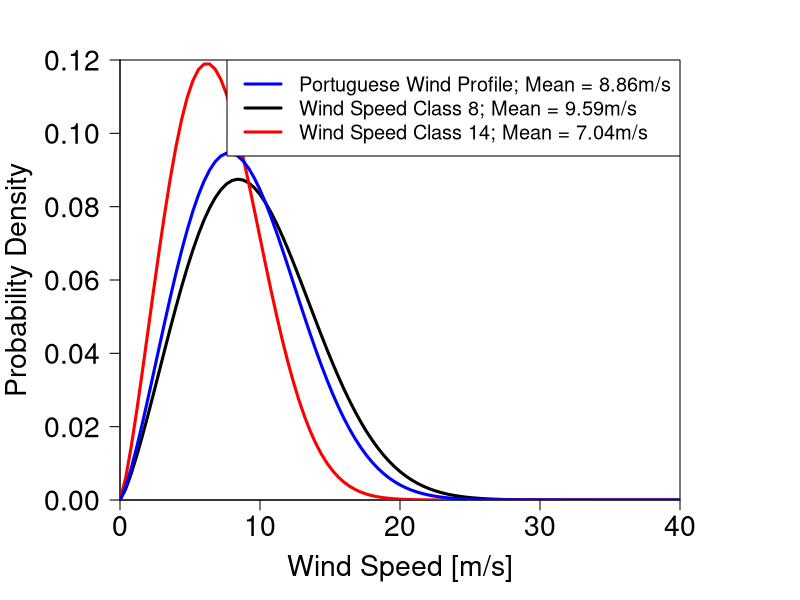

The R source for this figure: (Note: this script raises an error after producing the figure.)
# Created by Rudolph Santarromana
# Offshore Wind Stabilizing Forces
# August 2020

#####################################################################################
#####################################################################################

library(tidyverse)
library(dplyr)

# setwd("C:/Users/rudol/Desktop/Rudolph/CMU/Research/Wind Energy/Dynamic Positioning")
setwd("C:/Users/Rudolph/Desktop/Rudolph/0 - CMU - Portugal PhD Files/0 - Research/Wind Energy/Dynamic Positioning")

#####################################################################################
## PARAMETERS
speeds <- seq(0,40, by = 0.1)
wind_height <- 100 #measuring height of wind speed. could also be set to hub height

Cd_cyl <- 0.5
Cd_airfoil <- 0.09 #from IEA reference turbine data Figure 2-3
Cd_square <- 1

#WEIBULL PARAMETERS
P.shape = 2.3 #2.3
P.scale = 10.82 #10

par(mar = c(5, 6, 3, 6))
curve(dweibull(x, shape = 2.3, scale = 10.82), from = 0, to = 40, lwd = 3, #Class 8
      xlab = "Wind Speed [m/s]", xaxs = 'i', yaxs = 'i', las = 1,
      ylab = "", cex.lab = 1.7, cex.axis = 1.7,
      main = "", col = 'black', col.axis = 'black', 
      ylim = c(0, 0.12))
curve(dweibull(x, shape = 2.3, scale = 7.95), from = 0, to = 40, lwd = 3, col = 'red', add = TRUE) #Class 14
curve(dweibull(x, shape = 2.3, scale = 10), from = 0, to = 40, lwd = 3, col = 'blue', add = TRUE) #Portugal
mtext("Probability Density", side = 2, line = 4.5, cex = 1.7, col = "black")
legend('topright',c("Portuguese Wind Profile; Mean = 8.86m/s",
                    "Wind Speed Class 8; Mean = 9.59m/s",
                    "Wind Speed Class 14; Mean = 7.04m/s"), 
       col = c("blue","black", "red"), 
       cex = 1.2, lty = 1, lwd = 3)

### WIND TURBINE PROPERTIES
cut.in15 <- 3#6.8#3 #[m/s]
rated.wind15 <- 10.59 #[m/s]
cut.out15 <- 25 #[m/s]

rated.power15 <- 15

## TOWER PROPERTIES
tower.diam15 <- 10 #At the base
tower.height15 <- 150

## BLADE PROPERTIES
blade.width <- 5.8 #Maximum chord width
blade.root <- 5.2 #Blade root diameter
blade.length <- 117 #m

## FLOATER PROPERTIES
floater.diam15 <- 12.5
floater.freeboard15 <- 15
floater.draft15 <- 20

#Effective water-exposed floater area (whole substructure)
f.area.water15 <- (floater.diam15*floater.draft15*3) + (floater.draft15*tower.diam15) #m^2

#####################################################################################
# FORCE FUNCTIONS

Current_Force <- function(speed,eff.area,Cd) { #([m/s],[m^2],[-])
  rho_water <- 1025 #kg/m^3
  force <- 0.5*rho_water*(speed^2)*eff.area*Cd
  return(force) #Returns values in Newtons
}

#wind force with height on a constant cross section body. equation by ABS, 2013
Wind_Force_ConsCross <- function(v.meas, u.elev, Cd, D, h.meas = wind_height, l.elev = 0) {
  rho_air <- 1.23
  alpha <- 0.14 #from ABS, 2013
  A <- (v.meas^2)*rho_air*D*Cd
  B <- 2*(h.meas^(2*alpha))*((2*alpha)+1)
  C_H <- u.elev^((2*alpha) + 1)
  C_0 <- l.elev^((2*alpha) + 1)
  force <- (A/B)*(C_H - C_0)
  return(force) #Returns values in Newtons
}

Wind_Speed_height <- function(h, v.hub, h.hub, alpha = 0.14){ #Given by ABS, 2013
  V <- v.hub*(h/h.hub)^alpha
  return(V)
} 

#####################################################################################
# Plot to demonstrate wind profile with height
s.meas <- seq(5,20, by = 5)
hts <- seq(1,200, by = 0.5)
M <- c()
ht <- c()
for(s in s.meas) {
  i <- 1
  for(h in hts) {
    ht[i] <- Wind_Speed_height(h, s, h.hub = wind_height)
    i <- i + 1
  }
  M <- cbind(M, ht)
}
M <- cbind(hts, M) %>%
  as_tibble()

plot(x = M$V, y = M$hts, type = 'n', xlim = c(0,20), ylim = c(1,200))
lines(x = M$V, y = M$hts)
lines(x = M$Z, y = M$hts, col = 'red')
lines(x = M$V4, y = M$hts)
lines(x = M$V5, y = M$hts)


#####################################################################################
### TOWER FORCES
D_height_fun.15 <- function(h) return(-0.0026*(h-15) + 10) #h in [15,54)
D_height_fun.54 <- function(h) return(-0.029*(h-54) + 9.9) #h in [54,80)
D_height_fun.80 <- function(h) return(-0.017*(h-80) + 9.2) #h in [80,106)
D_height_fun.106 <- function(h) return(-0.026*(h-106) + 8.7) #h in [106,119)
D_height_fun.119 <- function(h) return(-0.07*(h-119) + 8.4) #h in [119,145)

#Define the piecewise function of the integrand. this is D(h)*h^(2*alpha)
alpha <- 0.14

int_fun.15 <- function(h) return((h^(2*alpha))*(-0.0026*(h-15) + 10)) #h in [15,54)
int_fun.54 <- function(h) return((h^(2*alpha))*(-0.029*(h-54) + 9.9)) #h in [54,80)
int_fun.80 <- function(h) return((h^(2*alpha))*(-0.017*(h-80) + 9.2)) #h in [80,106)
int_fun.106 <- function(h) return((h^(2*alpha))*(-0.026*(h-106) + 8.7)) #h in [106,119)
int_fun.119 <- function(h) return((h^(2*alpha))*(-0.07*(h-119) + 8.4)) #h in [119,145)

#Get the integral of the integrand over the boundaries of each sub-function
I.15 <- integrate(int_fun.15, lower = 15, upper = 54)$value
I.54 <- integrate(int_fun.54, lower = 54, upper = 80)$value
I.80 <- integrate(int_fun.80, lower = 80, upper = 106)$value
I.106 <- integrate(int_fun.106, lower = 106, upper = 119)$value
I.119 <- integrate(int_fun.119, lower = 119, upper = 145)$value

Wind_Force_Tower15 <- function(v.meas, h.meas = wind_height, Cd = Cd_cyl) {
  rho_air <- 1.23 #kg/m^3
  alpha <- 0.14
  A <- rho_air*Cd*(v.meas^2)
  B <- 2*(h.meas^(2*alpha))
  C <- I.15 + I.54 + I.80 + I.106 + I.119 #sum of the integrals
  force <- (A/B)*C
  return(force) #in Newtons
}

#most accurate representation of the force on the tower. Does not include support structure below tower.
T.Force.best <- Wind_Force_Tower15(v.meas = speeds)/1000 #in kN

plot(x = speeds, y = T.Force.best, type = 'l')

#####################################################################################
## STATIC, ARRESTED BLADE FORCES
#Blades with varying diameter and Cd, and wind with varying speed
thickness15 <- c(5.2,3.7,2.4,1.8,1.5,1.2,0.9,0.7,0.6,0.5) #[m]
Cd.vect15 <- c(0.5,0.09,0.09,0.09,0.09,0.09,0.09,0.09,0.09,0.09) #[-]
dist.vect15 <- c(0,11.7,23.4,35.1,46.8,58.5,70.2,81.9,93.6,105.3,117) #[m]

Wind_Force_Blade15 <- function(v.meas, h.meas = wind_height, l.elev = tower.height) {
  alpha <- 0.14
  rho_air <- 1.23 #kg/m^3
  
  A <- rho_air*(v.meas^2)
  B <- 2*(h.meas^(2*alpha))
  C <- 0
  
  for (i in 1:length(thickness15)){
    fun <- function(h) return(h^(2*alpha)*thickness15[i]*Cd.vect15[i])
    component <- integrate(fun, lower = l.elev + dist.vect15[i], upper = l.elev + dist.vect15[i+1])$value
    C <- C + component
  }
  force <- (A/B)*C
  return(force) #in Newtons
}

B.Force.static15 <- Wind_Force_Blade15(speeds)/1000 #in [kN]

################################################################################
## ROTOR THRUST FORCE. SPINNING 15 MW TURBINE BLADES

# Recreate 3-1.b in 15 MW Reference turbine document (Gaertner et al., 2020)
#REGION 1: 3 - 10.59
X.R1_15 <- c(3,5,10.59) #m/s of windspeed
Y.R1_15 <- c(609.4,937.5,2789) #kN of thrust

X.R1.2_15 <- X.R1_15^2

mod.R1_15 <- lm(Y.R1_15 ~ X.R1_15 + X.R1.2_15)

#REGION 2: 10.59 - 25
X.R2_15 <- c(10.59,15,20,25) #m/s of windspeed
Y.R2_15 <- c(2789,1617,1312.5,1171.9) #kN of thrust

X.R2.1_15 <- X.R2_15^-1
X.R2.2_15 <- X.R2_15^-2
X.R2.3_15 <- X.R2_15^-3

mod.R2_15 <- lm(Y.R2_15 ~ X.R2.1_15 + X.R2.2_15 + X.R2.3_15)
# mod.R2 <- lm(Y.R2 ~ log(X.R2))


#plot of how model fits the data. It fits very well
#REGION 1
plot(X.R1_15,Y.R1_15, pch = 19, col = 'red', xlim = c(3,25), ylim = c(0,3000),
     xlab = "Wind Speed [m/s]", ylab = "Swept Area Thrust Force [kN]", xaxs = 'i', yaxs = 'i',)
curve(mod.R1_15$coefficients[1] + mod.R1_15$coefficients[2]*x + mod.R1_15$coefficients[3]*x^2, 
      from = cut.in15, to = rated.wind15, add = TRUE)
#REGION 2
points(X.R2_15,Y.R2_15, pch = 19, col = 'red')
curve(mod.R2_15$coefficients[1] + mod.R2_15$coefficients[2]*x^-1 + mod.R2_15$coefficients[3]*x^-2 + mod.R2_15$coefficients[4]*x^-3,
      from = rated.wind15, to = cut.out15, add = TRUE)

Wind_Blade_Force_spinning15 <- function(wind) { #windspeed in m/s as input only defined on [3,25] interval
  if(wind < cut.in15 | wind > cut.out15) force <- 0
  if(wind >= cut.in15 && wind <= rated.wind15) force <- as.numeric(mod.R1_15$coefficients[1] + mod.R1_15$coefficients[2]*wind + mod.R1_15$coefficients[3]*wind^2)
  if(wind > rated.wind15 && wind <= cut.out15) force <- as.numeric(mod.R2_15$coefficients[1] + mod.R2_15$coefficients[2]*wind^-1 + mod.R2_15$coefficients[3]*wind^-2 + mod.R2_15$coefficients[4]*wind^-3)
  return(force) #returns a value in kN
}

Wind_Blade_Force_spinning15(rated.wind15)
#################################################
#Total wind force on the turbine assuming same tower and substructure, only the RNA has changed.
#functions in this function are contained in "Dynamic Positioning Forces 20210309 - Debugging"
DP.Turbine.Wind.Force15 <- function(wind) { #functions in this function are contained in "Dynamic Positioning Forces 20210309 - Debugging"
  #non-blade components
  T.Force.best <- Wind_Force_Tower15(v.meas = wind)/1000 #in kN
  F.Force.height <- Wind_Force_ConsCross(wind, Cd = Cd_cyl, D = floater.diam15, u.elev = floater.freeboard15)/1000 #in [kN]
  FT.Force.height <- Wind_Force_ConsCross(wind, Cd = Cd_cyl, D = tower.diam15, u.elev = floater.freeboard15)/1000 #in [kN]
  
  #blade spinning component
  B.Force.best.spinning <- Wind_Blade_Force_spinning15(wind) #in kN. returns 0 when blades are static
  
  #blade static component
  if(wind < cut.in15 | wind > cut.out15) B.Force.static15 <- Wind_Force_Blade15(wind)/1000  else B.Force.static15 <- 0 #in [kN]. returns 0 when blades are spinning
  
  #Blade Total Forces vs. windspeed
  Tot.Wind.Force <- T.Force.best + 
    (3*B.Force.static15) + 
    B.Force.best.spinning + 
    (3*F.Force.height) + 
    FT.Force.height
  
  return(Tot.Wind.Force)
}

Wind.Forces15 <- sapply(speeds,DP.Turbine.Wind.Force15)

DP.Turbine.Wind.Force5(10) #692 kN at 10 m/s
DP.Turbine.Wind.Force10(10) #1496 kN at 10 m/s. Equal to 2.2x 5-MW turbine
DP.Turbine.Wind.Force15(10) #2571 kN at 10 m/s. Equal to 3.7x 5-MW turbine


plot(x = speeds, y = Wind.Forces15, type = 'l', 
     ylab = "Rotor Thrust Forces [kN]", xlab = "Wind Speeds [m/s]")
lines(x = speeds, y = Wind.Forces10, col = 'blue')
lines(x = speeds, y = Wind.Forces5, col = 'red')
legend('topright', legend = c('15 MW','10 MW', '5 MW'), lty = 1, col = c('black','blue','red'))
abline(v = 10)
## CURRENT FORCE MAGNITUDE
F.Current.Force15 <- function(current) {
  F.Force.Current <- Current_Force(speed = current, f.area.water15,Cd_cyl)/1000 #in kN
  return(F.Force.Current)
}

################################################################################
### COMBINED ENVIRONMENTAL FORCES
# Considers 15 MW Floater and Tower
#DLC 1.3: Design Levels (single windspeed)
Wind_15 <- c(DP.Turbine.Wind.Force15(wind = rated.wind15),0)
Current_15 <- c(F.Current.Force15(0.2)*cos(7*pi/4), F.Current.Force15(0.2)*sin(7*pi/4)) #The magnitude of this force should be calculated in another fucntion. it depends on the floater geometry
Wave.high_15 <- c(50,0)

# V.1.3.low <- R.Vector(Wind, Wave.low, Current)
V.1.3.high_15 <- R.Vector(Wind_15, Wave.high_15, Current_15)

## Given a windspeed, this function calculates the resultant force under DLC1.3 conditions
DLC1.3_15.fun <- function(wind) {
  force1.3_15 <- c()
  Current_15 <- c(F.Current.Force15(0.2)*cos(7*pi/4), F.Current.Force15(0.2)*sin(7*pi/4))
  Wave.high_15 <- c(50,0) #[-45,50]
  for(i in 1:length(wind)){
    Wind_15 <- c(DP.Turbine.Wind.Force15(wind = wind[i]),0)
    force1.3_15 <- c(force1.3_15, R.Vector(Wind_15, Wave.high_15, Current_15)[1])
  }
  return(force1.3_15)
}

DLC1.3_15 <- DLC1.3_15.fun(speeds) #RESULTING FORCES UNDER DLC1.3
(max(DLC1.3_15))


#DLC 6.1: Design Levels (single windspeed)
WIND_15 <- round(as.numeric(DP.Turbine.Wind.Force15(wind = 38)),0)
Wind2_15 <- c(WIND_15,0)
Current2_15 <- c(F.Current.Force15(0.9)*cos(7*pi/4), F.Current.Force15(0.9)*sin(7*pi/4))

phi.wave <- seq(-90,90,by = 10)
phi.rad <- phi.wave*(pi/180)

Wave.high2.mag <- 10 #Magnitude of the total wave force under these conditions in kN

V.6.1.high_15 <- c()
for(phi in phi.rad) {
  Wave.high2_15 <- c(Wave.high2.mag*cos(phi), Wave.high2.mag*sin(phi))
  High.F_15 <- R.Vector(Wind2_15, Wave.high2_15, Current2_15)
  V.6.1.high_15 <- rbind(V.6.1.high_15, High.F_15)
}

V.6.1.high_15 <- cbind(phi.wave, V.6.1.high_15) %>%
  as_tibble() %>%
  rename(wind.wave.angle = phi.wave, force.kN =  V2,final.angle =  V3)
(max(V.6.1.high_15$force.kN))

## Given a windspeed, this function calculates the resultant force under DLC6.1 conditions
DLC6.1_15.fun <- function(wind) {
  force6.1_15 <- c() 
  Current2_15 <- c(F.Current.Force15(0.9)*cos(7*pi/4), F.Current.Force15(0.9)*sin(7*pi/4))
  
  Wave.high2.mag <- 8 #the total magnitude of the force in kN
  phi.wave <- seq(-90,90,by = 10)
  phi.rad <- phi.wave*(pi/180)
  
  for(i in 1:length(wind)) {
    Matrix.high_15 <- c()
    for(phi in phi.rad) {
      Wave.high2_15 <- c(Wave.high2.mag*cos(phi), Wave.high2.mag*sin(phi))
      Wind.high_15 <- c(DP.Turbine.Wind.Force15(wind = wind[i]),0)
      High.F_15 <- R.Vector(Wind.high_15, Wave.high2_15, Current2_15)
      Matrix.high_15 <- rbind(Matrix.high_15, High.F_15)
    }
    force6.1_15 <- c(force6.1_15,max(Matrix.high_15[,1]))
  }
  return(force6.1_15)
}

DLC6.1_15 <- DLC6.1_15.fun(speeds)  #RESULTING FORCES UNDER DLC6.1
(tail(DLC6.1_15,1)) #At the 40 m/s wind speed

### Total Environmental Force Plot
DLC6.1_5.fun(10) #755 kN (1x)
DLC6.1_10.fun(10) #1600 kN (2.1x)
DLC6.1_15.fun(10) #2724 kN (3.6x)


plot(x = speeds, y = DLC6.1_15, type = 'n',
     ylim = c(0,3000), yaxs = 'i', xaxs = 'i',
     ylab = "",
     xlab = "Wind Speed [m/s]", las = 1, cex.axis = 1.7, cex.lab = 1.7)
lines(x = speeds, y = DLC1.3_15, col = 'black', lty = 1, lwd = 2)
lines(x = speeds, y = DLC1.3_10, col = 'blue', lty = 1, lwd = 2)
# lines(x = speeds, y = DLC6.1_10, col = 'blue', lty = 1)
lines(x = speeds, y = DLC1.3_5, col = 'red', lty = 1, lwd = 2)
# lines(x = speeds, y = DLC6.1_5, col = 'red', lty = 1)
# abline(v = 10)
mtext("Turbine Thrust Force [kN]", side = 2, line = 4.5, cex = 1.7)
legend('topright', legend = c('5 MW', '10 MW', '15 MW'), lwd = 2, col = c('red','blue','black'), cex = 1.5)


legend('topright', legend = c('Total Environmental Forces under DLC 6.1','Total Environmental Forces Under DLC 1.3'),
       col = c('blue','blue'), lty = c(1,2))

Design.F.A <- max(DLC6.1_15) #2983 kN
Design.F.B <- DLC6.1_15.fun(38) #903 kN
#Choose system(s) based on these design levels

################################################################################
## Define system and resulting DP.Power consumption
DP.Power <- function(force.kn) { #power of one thruster
  power <- (1000*(force.kn/K)^(1.5))/motor.diam
  return(power/1000) #in MW
}

DP.Power.n <- function(force.kn, motor.diam, n) { #power of n motors system, motor.diam in meters
  power <- (n/motor.diam)*(1000*force.kn/(K*n))^1.5
  return(power/1000) #in MW
}

## Calculate Parasitic Power under DLC1.3, which depends on the thruster system
parasitic.power15.1 <- DP.Power.n(DLC1.3_15, motor.diam = 1.07, n = 89)
parasitic.power15.2 <- DP.Power.n(DLC1.3_15, motor.diam = 1.98, n = 22)
parasitic.power15.3 <- DP.Power.n(DLC1.3_15, motor.diam = 4.52, n = 5)
parasitic.power15.4 <- DP.Power.n(DLC1.3_15, motor.diam = 3.35, n = 9)

parasitic.power15 <- DP.Power.n(DLC1.3_15, motor.diam = 3.8, n = 6)

## PLOT
# png(filename = "20210616 Parasitic Combined.png", width = 780, height = 480)
par(mar = c(5, 6, 3, 6))

curve(dweibull(x, shape = P.shape, scale = P.scale), from = 0, to = 25, lwd = 3, xaxt = 'n',
      xlab = "Wind Speed [m/s]", xaxs = 'i', yaxs = 'i', las = 1,
      ylab = "", cex.lab = 1.7, cex.axis = 1.7,
      main = "", col = 'blue', col.axis = 'blue', 
      ylim = c(0, 0.12))
mtext("Probability Density", side = 2, line = 4.5, cex = 1.7, col = "blue")

par(new = TRUE)

plot(x = speeds, y = parasitic.power15.1, type = 'l', lwd = 2,
     pch = 20, xaxs ='i',yaxs='i',las = 1, yaxt = 'n',
     cex.lab = 1.7, cex.axis = 1.7,
     ylim = c(0,20), xlim = c(0,40),
     ylab = "",
     xlab = "",
     main = "")
lines(x = speeds, y = parasitic.power15.2, lty = 2, lwd = 2)
lines(x = speeds, y = parasitic.power15.3, lty = 3, lwd = 2, col = 'blue')
lines(x = speeds, y = parasitic.power15.4, lty = 4, lwd = 2)
lines(x = speeds, y = parasitic.power15, col = 'red')
abline(h = rated.power15, col = 'black', lty = 2)
axis(side = 4, col = "black", las = 1, cex.axis = 1.7, col.axis ="black", col.lab = "black")
mtext("Power Requirement from Motors [MW]", side = 4, line = 3.5, cex = 1.7, col = "black")
legend('topright', legend = c("n = 89, d = 1.07", 
                             "n = 22, d = 1.98", 
                             "n = 5, d = 4.52",
                             "n = 9, d = 3.35"), 
       col = 'black', lwd = 2, lty = c(1,2,3,4))

# dev.off() #uncomment if saving the image

################################################################################
# Power Curve for 15-MW Turbine

# Critical Points: (3,0), (5,1.4), (7.4,5), (9.2,10), (10.59,15), (25,15) *First three points are on a quadratic

# Quadratic Region
x <- c(3,5,7.4,9.2,10.59)
y <- c(0,1.4,5,10,15)

power.mod15 <- lm(y ~ poly(x, 2))

#just to visualize the quadratic region
x.plot <- seq(min(x), max(x), length.out=100)
y.plot <- predict(power.mod15, newdata = data.frame(x = x.plot))
plot(x,y,pch = 19)
lines(x.plot, y.plot, col = "red")

Power.Curve.15 <- function(wind.speed) { #calculate the turbine's 'raw' power output for each wind speed
  if (wind.speed < cut.in15) 0
  else if (wind.speed <= rated.wind15) as.double(predict(power.mod15, newdata = data.frame(x=wind.speed)))
  # coef(power.mod)[1] + coef(power.mod)[2]*wind.speed + coef(power.mod)[3]*wind.speed^2
  else if (wind.speed <= cut.out15) rated.power15
  else 0
}

##########################################################################
#Develop the effective DP turbine power curve vector
DP.Raw.Power15 <- sapply(speeds,Power.Curve.15)
DP.Effective.Power15 <- DP.Raw.Power15 - parasitic.power15 #15.3 looked to be the best

#PLOT
# png(filename = "20210616 Parasiti Combined.png", width = 780, height = 480)
par(mar = c(5, 6, 3, 6))

curve(dweibull(x, shape = P.shape, scale = P.scale), from = 0, to = 25, lwd = 3, xaxt = 'n',
      xlab = "Wind Speed [m/s]", xaxs = 'i', yaxs = 'i', las = 1,
      ylab = "", cex.lab = 1.7, cex.axis = 1.7,
      main = "", col = 'blue', col.axis = 'blue', 
      ylim = c(0, 0.12))
mtext("Probability Density", side = 2, line = 4.5, cex = 1.7, col = "blue")

par(new = TRUE)
#Effective Power Curve

plot(x = speeds, y = DP.Effective.Power15, type = 'l', lwd = 3,
     pch = 20, xaxs ='i',yaxs='i',las = 1, yaxt = 'n',
     cex.lab = 1.7, cex.axis = 1.7,
     ylim = c(-4,20), xlim = c(0,40),
     ylab = "",
     xlab = "",
     main = "")
abline(h = 0, col = 'gray')
lines(speeds, DP.Raw.Power15, col = 'green')
lines(speeds, parasitic.power15, col = 'red', lty = 2)
axis(side = 4, col = "black", las = 1, cex.axis = 1.7, col.axis ="black", col.lab = "black")
mtext("Net Power Output [MW]", side = 4, line = 3.5, cex = 1.7, col = "black")


# dev.off() #uncomment if saving the image
##PLOT: Showing Power Ratio
# png(filename = "20210616 Parasiti Combined.png", width = 780, height = 480)
par(mar = c(5, 6, 3, 6))
plot(x = speeds, y = parasitic.power15/DP.Raw.Power15, type = 'l', lwd = 3, 
     xaxt = 'n', xlab = "Wind Speed [m/s]", xaxs = 'i', yaxs = 'i', las = 1,
     ylab = "", cex.lab = 1.7, cex.axis = 1.7,
     main = "", col = 'blue', col.axis = 'blue',
     ylim = c(0, 1))
mtext("Power Ratio", side = 2, line = 4.5, cex = 1.7, col = "blue")

par(new = TRUE)

plot(x = speeds, y = DP.Effective.Power15, type = 'l', lwd = 3,
     pch = 20, xaxs ='i',yaxs='i',las = 1, yaxt = 'n',
     cex.lab = 1.7, cex.axis = 1.7,
     ylim = c(-4,20), xlim = c(0,40),
     ylab = "",
     xlab = "",
     main = "")
abline(h = 0, col = 'gray')
lines(speeds, DP.Raw.Power15, col = 'green')
lines(speeds, parasitic.power15, col = 'red', lty = 2)
axis(side = 4, col = "black", las = 1, cex.axis = 1.7, col.axis ="black", col.lab = "black")
mtext("Net Power Output [MW]", side = 4, line = 3.5, cex = 1.7, col = "black")
legend("topright",
       legend = c('Generated Power','Thruster Power Consumption','Net Power Output','Power Ratio'),
       lty = c(1,2,1,1), col = c('green','red','black','blue'), lwd = c(1,1,2,2))

# Version 2 of the immediately above
par(mar = c(4, 5, 2, 5))
plot(x = speeds, y = DP.Effective.Power15, type = 'l', lwd = 3,
     pch = 20, xaxs ='i',yaxs='i',las = 1, yaxt = 'n', xaxt = 'n',
     cex.lab = 1.7, cex.axis = 1.7, bty = '7',
     ylim = c(-5,20), xlim = c(0,40),
     ylab = "",
     xlab = "",
     main = "")
abline(h = 0, col = 'gray')
lines(speeds, DP.Raw.Power15, col = 'green')
lines(speeds, parasitic.power15, col = 'red', lty = 2)
axis(side = 2, col = "black", las = 1, cex.axis = 1.7, col.axis ="black", col.lab = "black")
mtext("Net Power Output [MW]", side = 2, line = 3, cex = 1.7, col = "black")
axis(side = 1, pos = 0, cex.axis = 1.7)
mtext("Wind Speed [m/s]", side = 1, line = -1, cex = 1.7, col = "black")

par(new = TRUE)

plot(x = speeds, y = parasitic.power15/DP.Raw.Power15, type = 'l', lwd = 3, 
     xaxt = 'n', yaxt = 'n', xlab = "", xaxs = 'i', yaxs = 'i', las = 1,
     ylab = "", cex.lab = 1.7, cex.axis = 1.7, bty = '7',
     main = "", col = 'blue', col.axis = 'blue',
     ylim = c(-0.25, 1))
axis(side = 4,at = c(0,0.2,0.4,0.6,0.8,1),col = "blue", las = 1, cex.axis = 1.7, col.axis ="blue", col.lab = "blue")
mtext("Power Ratio", side = 4, line = 3.5, cex = 1.7, col = "blue")

legend("topright",
       legend = c('Generated Power','Thruster Power Consumption','Net Power Output','Power Ratio'),
       lty = c(1,2,1,1), col = c('green','red','black','blue'), lwd = c(1,1,2,2))

##########################################################################
## Turn effective power curve into several linear models

parasitic.power15 <- DP.Power.n(DLC1.3_15, motor.diam = 3.8, n = 6)
# P.shape <- 2.3
# P.scale <- 10

DF_Turbine15 <- data.frame(speeds,DP.Raw.Power15,Parasitic15 = parasitic.power15,DP.Effective.Power15)

#REGION 1: Before cut in wind speed
EFF.mod.R1_15 <- lm(DP.Effective.Power15 ~ poly(speeds, 1), data = filter(DF_Turbine15,speeds <= cut.in15))
#REGION 2: Cut in wind speed until rated wind speed
EFF.mod.R2_15 <- lm(DP.Effective.Power15 ~ poly(speeds, 3), data = filter(DF_Turbine15,speeds > cut.in15 & speeds <= rated.wind15))
#REGION 3: Rated wind speed until cut out wind speed
EFF.mod.R3_15 <- lm(DP.Effective.Power15 ~ poly(speeds, 8), data = filter(DF_Turbine15,speeds > rated.wind15 & speeds <= cut.out15))
#REGION 4: Above cut out wind speed
EFF.mod.R4_15 <- lm(DP.Effective.Power15 ~ poly(speeds, 2), data = filter(DF_Turbine15,speeds > cut.out15))

##PLOT: How good are these models? They look very good.
plot(x = speeds, y = DP.Effective.Power15, pch = 19, cex = 0.01)
lines(x = DF_Turbine15$speeds[speeds <= cut.in15], y = predict(EFF.mod.R1_15, newdata = filter(DF_Turbine15, speeds <= cut.in15)), col = 'red')
lines(x = DF_Turbine15$speeds[speeds > cut.in15 & speeds <= rated.wind15], y = predict(EFF.mod.R2_15, newdata = filter(DF_Turbine15, speeds > cut.in15 & speeds <= rated.wind15)), col = 'red')
lines(x = DF_Turbine15$speeds[speeds > rated.wind15 & speeds <= cut.out15], y = predict(EFF.mod.R3_15, newdata = filter(DF_Turbine15, speeds > rated.wind15 & speeds <= cut.out15)), col = 'red')
lines(x = DF_Turbine15$speeds[speeds > cut.out15], y = predict(EFF.mod.R4_15, newdata = filter(DF_Turbine15, speeds > cut.out15)), col = 'red')

############ Calculate Parasitic losses. What % goes toward thrusters?
#REGION 1: Before cut in wind speed
LOS.mod.R1_15 <- lm(Parasitic15 ~ poly(speeds, 1), data = filter(DF_Turbine15,speeds < cut.in15))
fun1_15 <- function(x) dweibull(x, shape = P.shape, scale = P.scale)*as.numeric(predict(LOS.mod.R1_15, newdata = data.frame(speeds = x)))
#REGION 2: Cut in wind speed until rated wind speed
LOS.mod.R2_15 <- lm(Parasitic15 ~ poly(speeds, 3), data = filter(DF_Turbine15,speeds > cut.in15 & speeds <= rated.wind15))
fun2_15 <- function(x) dweibull(x, shape = P.shape, scale = P.scale)*as.numeric(predict(LOS.mod.R2_15, newdata = data.frame(speeds = x)))
#REGION 3: Rated wind speed until cut out wind speed
LOS.mod.R3_15 <- lm(Parasitic15 ~ poly(speeds, 5), data = filter(DF_Turbine15,speeds > rated.wind15 & speeds <= cut.out15))
fun3_15 <- function(x) dweibull(x, shape = P.shape, scale = P.scale)*as.numeric(predict(LOS.mod.R3_15, newdata = data.frame(speeds = x)))
#REGION 4: Above cut out wind speed
LOS.mod.R4_15 <- lm(Parasitic15 ~ poly(speeds, 2), data = filter(DF_Turbine15,speeds > cut.out15))
fun4_15 <- function(x) dweibull(x, shape = P.shape, scale = P.scale)*as.numeric(predict(LOS.mod.R4_15, newdata = data.frame(speeds = x)))

##PLOT: How good are these models? R2 is a bit off, but these are good
plot(x = speeds, y = DF_Turbine15$Parasitic15, pch = 19, cex = 0.01)
lines(x = DF_Turbine15$speeds[speeds <= cut.in15], y = predict(LOS.mod.R1_15, newdata = filter(DF_Turbine15, speeds <= cut.in15)), col = 'red')
lines(x = DF_Turbine15$speeds[speeds > cut.in15 & speeds <= rated.wind15], y = predict(LOS.mod.R2_15, newdata = filter(DF_Turbine15, speeds > cut.in15 & speeds <= rated.wind15)), col = 'red')
lines(x = DF_Turbine15$speeds[speeds > rated.wind15 & speeds <= cut.out15], y = predict(LOS.mod.R3_15, newdata = filter(DF_Turbine15, speeds > rated.wind15 & speeds <= cut.out15)), col = 'red')
lines(x = DF_Turbine15$speeds[speeds > cut.out15], y = predict(LOS.mod.R4_15, newdata = filter(DF_Turbine15, speeds > cut.out15)), col = 'red')

parasitic.loss15 <- 8760*(integrate(fun1_15, lower = 0, upper = cut.in15)$value + 
                            integrate(fun2_15, lower = cut.in15, upper = rated.wind15)$value + 
                            integrate(fun3_15, lower = rated.wind15, upper = cut.out15)$value +
                            integrate(fun4_15, lower = cut.out15, upper = 40)$value) #in MWh
#Result = 46153 MWh (78%)

############ Calculate Production losses. What is produced?
#REGION1 = 0
#REGION2
gen.fun2_15 <- function(x) dweibull(x, shape = P.shape, scale = P.scale)*as.numeric(predict(power.mod15, newdata = data.frame(x = x)))
#REGION3
gen.fun3_15 <- function(x) dweibull(x, shape = P.shape, scale = P.scale)*rated.wind15
#REGION4 = 0

gen15 <- 8760*(integrate(gen.fun2_15, lower = cut.in15, upper = rated.wind15)$value + 
                 integrate(gen.fun3_15, lower = rated.wind15, upper = cut.out15)$value) #in MWh
#RESULT = 59463 MWh

(parasitic.loss15/gen15)
(gen15)
(parasitic.loss15)

################################################################################
################################################################################
## PART II: CAN WE REDUCE THE LOSSES AT LOW WIND SPEEDS?

## Find where the generation power curve first becomes greater than the parasitic loss curve
## Use models generated (in Region 2) to find this crossover point.
Crossover15 <- function(guess = 5, tolerance = 0.1, step = 0.1) { #guess crossover wind speed
  value <- guess
  cons <- predict(LOS.mod.R2_15, newdata = data.frame(speeds = value))
  prod <- predict(power.mod15, newdata = data.frame(x = value))
  net <- abs(prod - cons)
  while(net > tolerance) {
    value <- value + step
    cons <- predict(LOS.mod.R2_15, newdata = data.frame(speeds = value))
    prod <- predict(power.mod15, newdata = data.frame(x = value))
    net <- abs(prod - cons)
  }
  return(value)
}
Crossover15() #6.8 m/s

plot(x = speeds, y = DP.Effective.Power15, type = 'l', lwd = 3,
     pch = 20, xaxs ='i',yaxs='i',las = 1, yaxt = 'n',
     cex.lab = 1.7, cex.axis = 1.7,
     ylim = c(-4,20), xlim = c(0,40),
     ylab = "",
     xlab = "",
     main = "")
abline(h = 0, col = 'gray')
abline(v = 6.8)
lines(speeds, DP.Raw.Power15, col = 'green')
lines(speeds, parasitic.power15, col = 'red', lty = 2)
axis(side = 2, col = "black", las = 1, cex.axis = 1.7, col.axis ="black", col.lab = "black")
mtext("Net Power Output [MW]", side = 2, line = 3.5, cex = 1.7, col = "black")

## ADJUST POWER PRODUCTION TO CUT IN ONLY WHEN PRODUCTION IS GREATER THAN LOSSES
## Change Cut in wind speed at very top to 6.2 m/s and run functions again.
## Parasitic Loss Result = 40238 MWh (72%)
## Annual Production Result = 55626 MWh 
